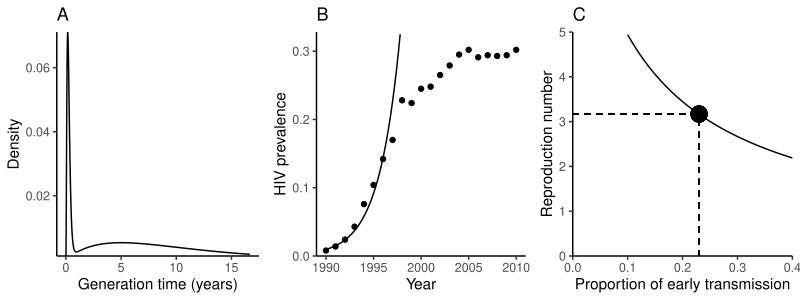

Generate this figure with R:
library(tidyr)
library(dplyr)
library(ggplot2); theme_set(theme_bw())
library(gridExtra)
source("../R/data.R")
source("../R/HIVfuns.R")
source("../R/kernel.R")

h_base <- HIVgen(earlyProp = 0.23, step=0.1)

g1 <- ggplot(h_base) +
	geom_line(aes(time/12, density)) +
	scale_x_continuous("Generation time (years)") +
	scale_y_continuous("Density", expand=c(0, 0)) +
	ggtitle("A") +
	theme(
		legend.position=c(0.9, 0.9),
		legend.title=element_blank(),
		panel.grid = element_blank(),
		panel.border = element_blank(),
		axis.line = element_line()
	)

lfit <- lm(log(prevalence)~year, data=hiv_ts[1:8,])

coef(lfit)

pp <- predict(lfit, se=TRUE)

g2 <- ggplot(hiv_ts) +
	geom_point(aes(year, prevalence)) +
	stat_function(fun=function(x) exp(coef(lfit)[1] + coef(lfit)[2] * x)) +
	scale_x_continuous("Year") +
	scale_y_continuous("HIV prevalence", limits=c(0, 0.328), expand=c(0, 0)) +
	ggtitle("B") +
	theme(
		panel.grid = element_blank(),
		panel.border = element_blank(),
		axis.line = element_line()
	)

r2R(h_base, coef(lfit)[2]/12)

early <- seq(from=0.1, to=0.4, by=0.01)

R0 <-  sapply(early, function(x) {
	hh <- HIVgen(earlyProp = x, step=0.1)
	r2R(hh, coef(lfit)[2]/12)
})

earlydata <- data.frame(
	early=early,
	R0=R0
)

g3 <- ggplot(earlydata) +
	geom_line(aes(early, R0)) +
	geom_point(aes(0.23, 3.17), size=5) +
	geom_segment(aes(x=0.23, y=0, xend=0.23, yend=3.17), lty=2) +
	geom_segment(aes(x=0, y=3.17, xend=0.23, yend=3.17), lty=2) +
	scale_x_continuous("Proportion of early transmission", expand=c(0, 0)) +
	scale_y_continuous("Reproduction number", limits=c(0, 5), expand=c(0, 0)) +
	ggtitle("C") +
	theme(
		legend.position="none",
		panel.grid = element_blank(),
		panel.border = element_blank(),
		axis.line = element_line()
	)

gtot <- arrangeGrob(g1, g2, g3, nrow=1)

ggsave("HIV.pdf", gtot, width=8, height=3)
